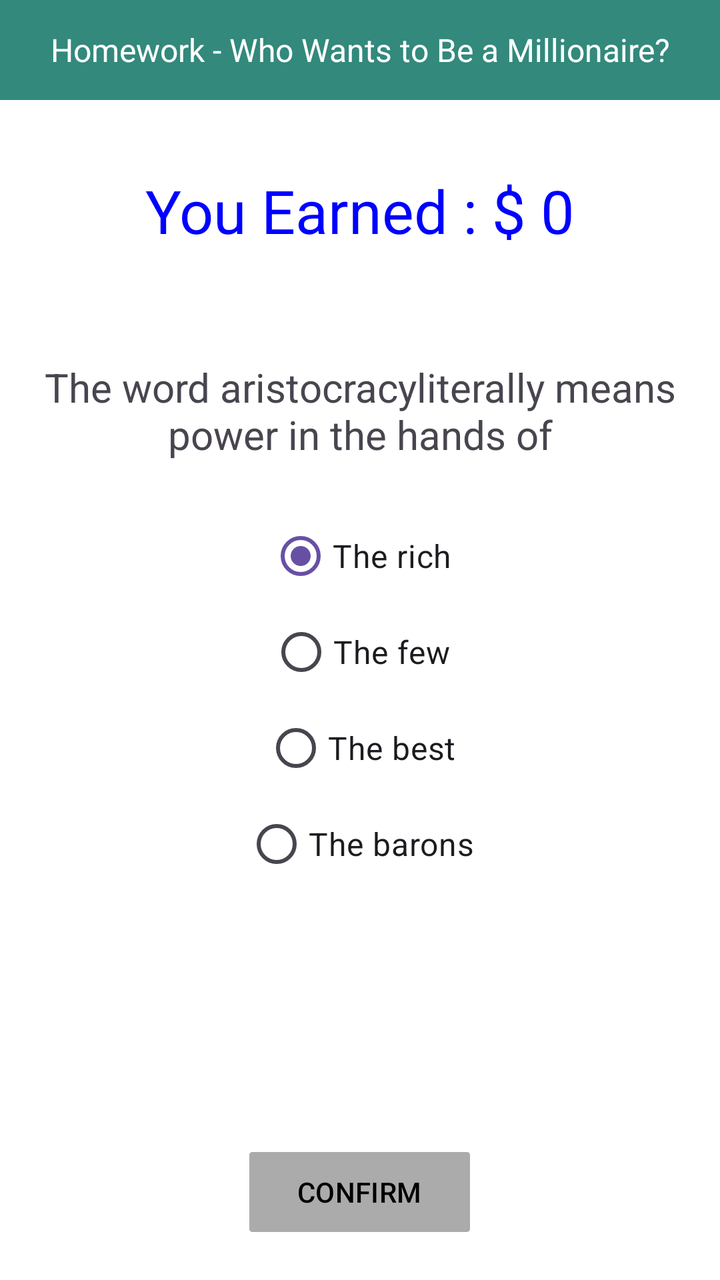
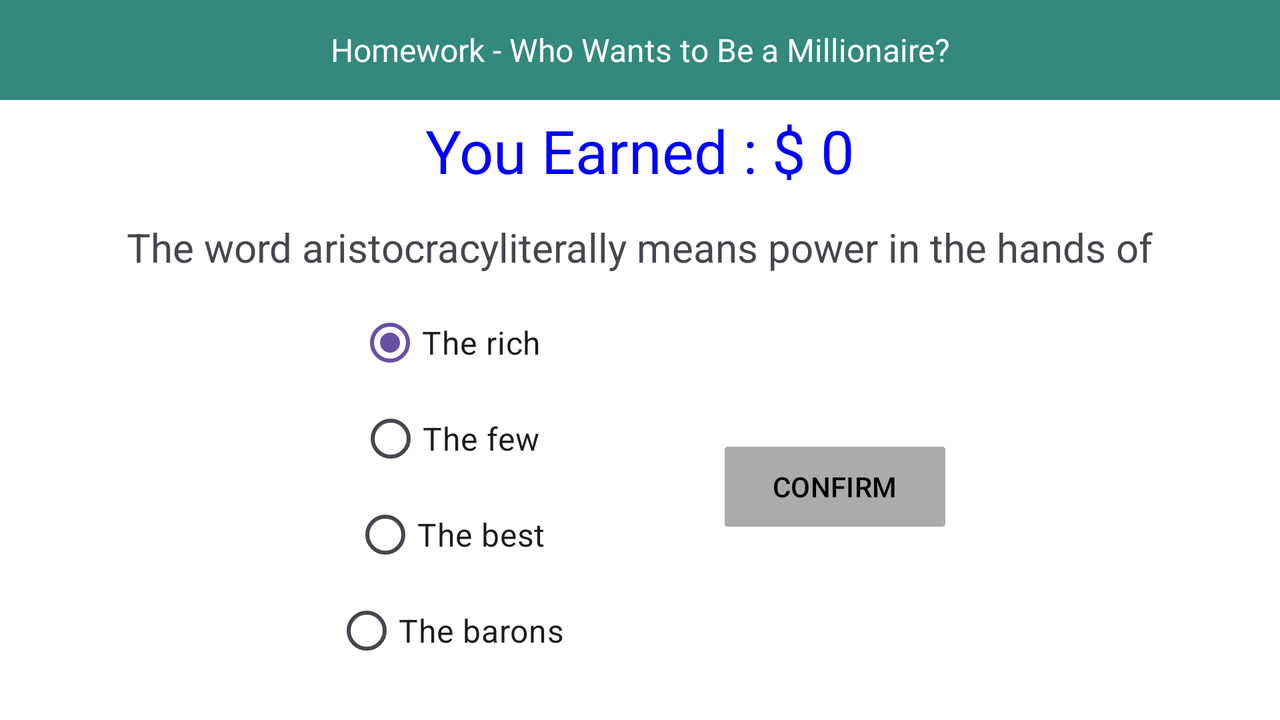

Two renders of one Android screen. The first uses the default layout on a phone; the second uses the alternative layout the repository ships for a different screen configuration, on a matching device. The two XML files are below.
<!-- AndroidManifest.xml: application theme Theme.BCS421_Week05HW -->
<!-- res/layout/question5.xml -->
<?xml version="1.0" encoding="utf-8"?>
<LinearLayout xmlns:android="http://schemas.android.com/apk/res/android"
    xmlns:app="http://schemas.android.com/apk/res-auto"
    xmlns:tools="http://schemas.android.com/tools"
    android:layout_width="match_parent"
    android:layout_height="match_parent"
    android:background="#FFFFFF"
    android:gravity="center_horizontal"
    android:orientation="vertical"
    android:paddingBottom="20dp"
    tools:context=".MainActivity">

    <TextView
        android:id="@+id/textView4"
        android:layout_width="match_parent"
        android:layout_height="50dp"
        android:background="#32897C"
        android:gravity="center_horizontal|center_vertical"
        android:text="@string/title"
        android:textColor="#FFFFFF"
        android:textSize="16sp" />

    <Space
        android:layout_width="match_parent"
        android:layout_height="40dp" />

    <LinearLayout
        android:layout_width="match_parent"
        android:layout_height="30dp"
        android:gravity="center_horizontal|center_vertical"
        android:orientation="horizontal">

        <TextView
            android:id="@+id/TextViewGameOver"
            android:layout_width="match_parent"
            android:layout_height="55dp"
            android:layout_gravity="center_horizontal|center_vertical"
            android:gravity="center_horizontal|center_vertical"
            android:text="@string/earnings"
            android:textColor="#0000FF"
            android:textSize="30sp" />

    </LinearLayout>

    <Space
        android:layout_width="match_parent"
        android:layout_height="40dp" />

    <TextView
        android:id="@+id/TextViewQuestion"
        android:layout_width="wrap_content"
        android:layout_height="wrap_content"
        android:gravity="center_horizontal|center_vertical"
        android:padding="20dp"
        android:text="@string/question_five"
        android:textSize="20sp" />

    <RadioGroup
        android:id="@+id/RadioGroup"
        android:layout_width="match_parent"
        android:layout_height="199dp"
        android:gravity="center_horizontal|center_vertical">

        <RadioButton
            android:id="@+id/radioButton1"
            android:layout_width="wrap_content"
            android:layout_height="wrap_content"
            android:checked="true"
            android:text="@string/question_five_choice_one"
            android:textSize="16sp" />

        <RadioButton
            android:id="@+id/radioButton2"
            android:layout_width="wrap_content"
            android:layout_height="wrap_content"
            android:text="@string/question_five_choice_two"
            android:textSize="16sp" />

        <RadioButton
            android:id="@+id/radioButton3"
            android:layout_width="wrap_content"
            android:layout_height="wrap_content"
            android:text="@string/question_five_choice_three"
            android:textSize="16sp" />

        <RadioButton
            android:id="@+id/radioButton4"
            android:layout_width="wrap_content"
            android:layout_height="wrap_content"
            android:text="@string/question_five_choice_four"
            android:textSize="16sp" />
    </RadioGroup>

    <LinearLayout
        android:layout_width="match_parent"
        android:layout_height="match_parent"
        android:gravity="bottom|center_horizontal"
        android:orientation="vertical">

        <Button
            android:id="@+id/ButtonConfirm"
            android:layout_width="wrap_content"
            android:layout_height="wrap_content"
            android:layout_alignParentBottom="true"
            android:layout_centerHorizontal="true"
            android:backgroundTint="#ABABAB"
            android:text="CONFIRM"
            android:textColor="#000000"
            android:textColorHighlight="#A7A7A7"
            app:cornerRadius="5px" />
    </LinearLayout>

</LinearLayout>
<!-- resources referenced by this layout -->
<resources>
  <string name="earnings">You Earned : $ 0</string>
  <string name="question_five">The word "aristocracy" literally means power in the hands of</string>
  <string name="question_five_choice_four">The barons</string>
  <string name="question_five_choice_one">The rich</string>
  <string name="question_five_choice_three">The best</string>
  <string name="question_five_choice_two">The few</string>
  <string name="title">Homework - Who Wants to Be a Millionaire?</string>
  <style name="Theme.BCS421_Week05HW" parent="Base.Theme.BCS421_Week05HW" />
  <style name="Base.Theme.BCS421_Week05HW" parent="Theme.Material3.DayNight.NoActionBar">
          
          
      </style>
</resources>
<!-- res/layout-land/question5.xml (the repository's variant of the layout above) -->
<!-- drawn on the phone turned sideways -->
<?xml version="1.0" encoding="utf-8"?>
<LinearLayout xmlns:android="http://schemas.android.com/apk/res/android"
    xmlns:app="http://schemas.android.com/apk/res-auto"
    xmlns:tools="http://schemas.android.com/tools"
    android:layout_width="match_parent"
    android:layout_height="match_parent"
    android:background="#FFFFFF"
    android:gravity="center_horizontal"
    android:orientation="vertical"
    android:paddingBottom="20dp"
    tools:context=".MainActivity">

    <TextView
        android:id="@+id/textView4"
        android:layout_width="match_parent"
        android:layout_height="50dp"
        android:background="#32897C"
        android:gravity="center_horizontal|center_vertical"
        android:text="@string/title"
        android:textColor="#FFFFFF"
        android:textSize="16sp" />

    <Space
        android:layout_width="match_parent"
        android:layout_height="10dp" />

    <LinearLayout
        android:layout_width="match_parent"
        android:layout_height="30dp"
        android:gravity="center_horizontal|center_vertical"
        android:orientation="horizontal">

        <TextView
            android:id="@+id/TextViewGameOver"
            android:layout_width="match_parent"
            android:layout_height="55dp"
            android:layout_gravity="center_horizontal|center_vertical"
            android:gravity="center_horizontal|center_vertical"
            android:text="@string/earnings"
            android:textColor="#0000FF"
            android:textSize="30sp" />

    </LinearLayout>

    <Space
        android:layout_width="match_parent"
        android:layout_height="10dp" />

    <TextView
        android:id="@+id/TextViewQuestion"
        android:layout_width="wrap_content"
        android:layout_height="wrap_content"
        android:gravity="center_horizontal|center_vertical"
        android:padding="10dp"
        android:text="@string/question_five"
        android:textSize="20sp" />

    <LinearLayout
        android:layout_width="wrap_content"
        android:layout_height="wrap_content"
        android:gravity="center_horizontal|center_vertical"
        android:orientation="horizontal">

        <RadioGroup
            android:id="@+id/RadioGroup"
            android:layout_width="match_parent"
            android:layout_height="199dp"
            android:gravity="center_horizontal|center_vertical">

            <RadioButton
                android:id="@+id/radioButton1"
                android:layout_width="wrap_content"
                android:layout_height="wrap_content"
                android:checked="true"
                android:text="@string/question_five_choice_one"
                android:textSize="16sp" />

            <RadioButton
                android:id="@+id/radioButton2"
                android:layout_width="wrap_content"
                android:layout_height="wrap_content"
                android:text="@string/question_five_choice_two"
                android:textSize="16sp" />

            <RadioButton
                android:id="@+id/radioButton3"
                android:layout_width="wrap_content"
                android:layout_height="wrap_content"
                android:text="@string/question_five_choice_three"
                android:textSize="16sp" />

            <RadioButton
                android:id="@+id/radioButton4"
                android:layout_width="wrap_content"
                android:layout_height="wrap_content"
                android:text="@string/question_five_choice_four"
                android:textSize="16sp" />

        </RadioGroup>

        <Space
            android:layout_width="80dp"
            android:layout_height="wrap_content"
            android:layout_weight="1" />

        <Button
            android:id="@+id/ButtonConfirm"
            android:layout_width="wrap_content"
            android:layout_height="wrap_content"
            android:layout_alignParentBottom="true"
            android:layout_centerHorizontal="true"
            android:backgroundTint="#ABABAB"
            android:text="CONFIRM"
            android:textColor="#000000"
            android:textColorHighlight="#A7A7A7"
            app:cornerRadius="5px" />

    </LinearLayout>

</LinearLayout>
